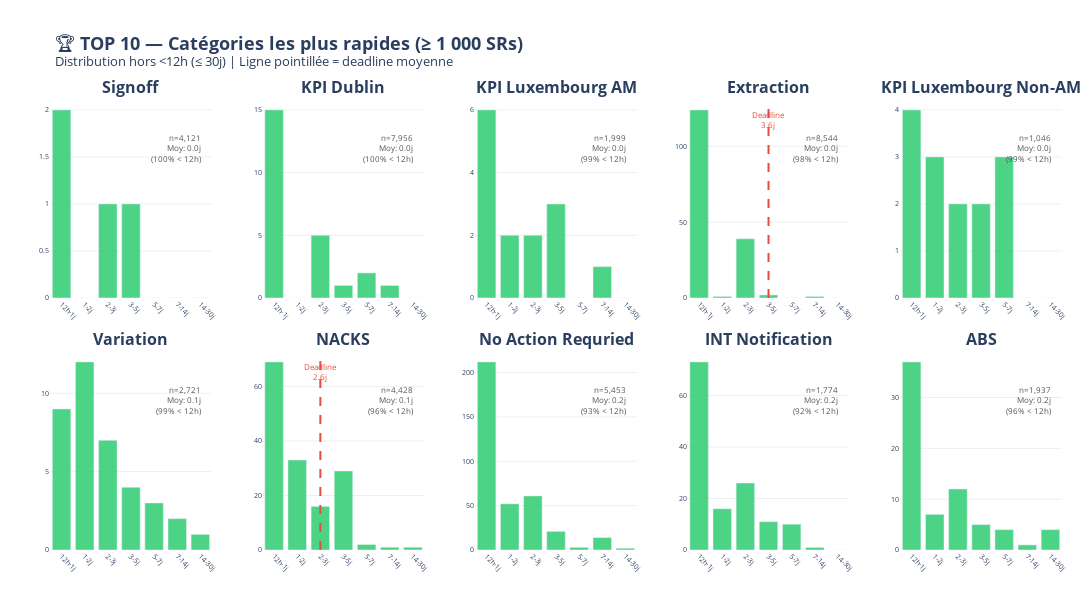
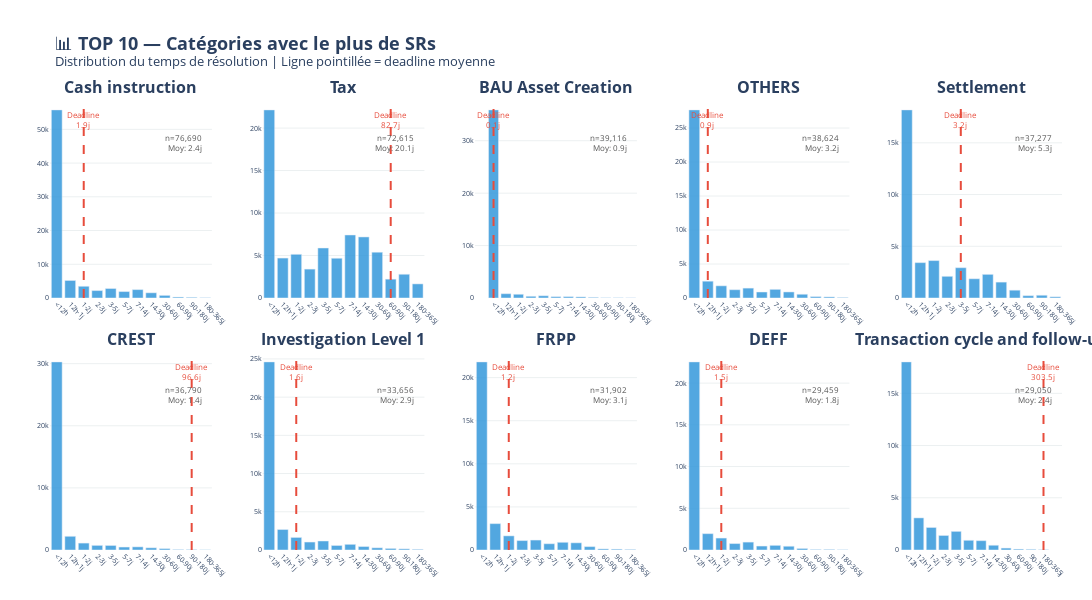
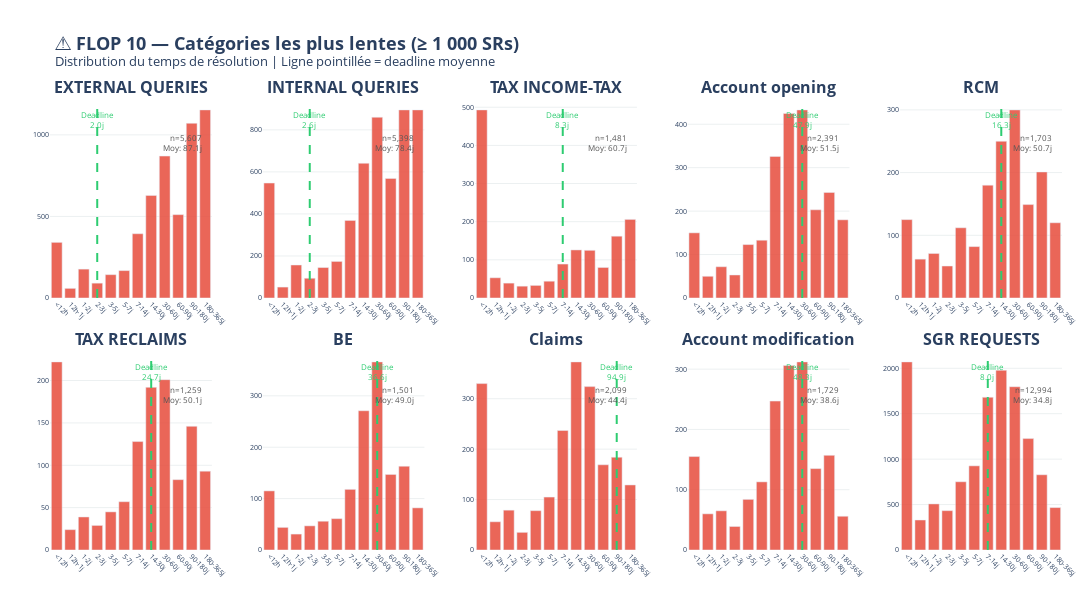

Notebook source saved alongside these figures, in order:
### Code cell
import pandas as pd
import numpy as np
import sqlite3
import plotly.graph_objects as go
from plotly.subplots import make_subplots
from pathlib import Path

# Connexion
DB_PATH = Path.home() / 'Desktop/BNP Paribas/Data/Processed/hobart_database.db'
conn = sqlite3.connect(str(DB_PATH))

df = pd.read_sql_query("""
SELECT 
    c.NAME as category,
    sr.CREATIONDATE,
    sr.CLOSINGDATE,
    sr.EXPIRATION_DATE
FROM sr
JOIN category c ON sr.CATEGORY_ID = c.ID
WHERE sr.CLOSINGDATE IS NOT NULL 
  AND sr.CREATIONDATE IS NOT NULL
""", conn)
conn.close()

# Conversion dates
df['CREATIONDATE'] = pd.to_datetime(df['CREATIONDATE'], format='mixed')
df['CLOSINGDATE'] = pd.to_datetime(df['CLOSINGDATE'], format='mixed')
df['EXPIRATION_DATE'] = pd.to_datetime(df['EXPIRATION_DATE'], format="mixed", errors='coerce')

# Temps de résolution en jours
df['resolution_days'] = (df['CLOSINGDATE'] - df['CREATIONDATE']).dt.total_seconds() / 86400
df['deadline_days'] = (df['EXPIRATION_DATE'] - df['CREATIONDATE']).dt.total_seconds() / 86400

# Filtrer valeurs aberrantes
df = df[(df['resolution_days'] >= 0) & (df['resolution_days'] <= 365)]

# Stats par catégorie (min 1000 SRs pour TOP/FLOP, min 100 pour volume)
cat_stats = df.groupby('category').agg(
    count=('resolution_days', 'size'),
    avg_resolution=('resolution_days', 'mean'),
    avg_deadline=('deadline_days', 'mean')
)

cat_stats_1k = cat_stats.query('count >= 1000')

# TOP 10 par rapidité, FLOP 10 par lenteur (min 1000 SRs), TOP 10 par volume (min 100)
top10_speed = cat_stats_1k.sort_values('avg_resolution').head(10)
flop10 = cat_stats_1k.sort_values('avg_resolution').tail(10).sort_values('avg_resolution', ascending=False)
top10_volume = cat_stats.query('count >= 100').sort_values('count', ascending=False).head(10)

# ─── Bins pour les histogrammes ───
all_bin_edges = np.array([0, 0.5, 1, 2, 3, 5, 7, 14, 30, 60, 90, 180, 365])
all_bin_labels = ['<12h', '12h-1j', '1-2j', '2-3j', '3-5j', '5-7j', '7-14j', '14-30j', '30-60j', '60-90j', '90-180j', '180-365j']


def make_category_grid(cat_list, title, color_bars, color_deadline, max_days=365, min_days=0):
    """Crée une grille 2x5 de graphiques pour 10 catégories."""
    # Tronquer les bins selon max_days et min_days
    start = np.searchsorted(all_bin_edges, min_days, side='right')
    if start > 0:
        start -= 1
    cut = np.searchsorted(all_bin_edges, max_days, side='right')
    edges = all_bin_edges[start:cut]
    if edges[-1] < max_days:
        edges = np.append(edges, max_days)
    labels = all_bin_labels[start:start + len(edges) - 1]

    rows, cols = 2, 5

    fig = make_subplots(
        rows=rows, cols=cols,
        subplot_titles=[f"<b>{cat}</b>" for cat in cat_list.index],
        horizontal_spacing=0.05,
        vertical_spacing=0.12
    )

    for idx, (cat, row) in enumerate(cat_list.iterrows()):
        r = idx // cols + 1
        c = idx % cols + 1

        cat_data = df[df['category'] == cat]['resolution_days']
        counts, _ = np.histogram(cat_data, bins=edges)

        # Barres : distribution du temps de résolution
        fig.add_trace(go.Bar(
            x=labels,
            y=counts,
            marker_color=color_bars,
            opacity=0.85,
            name='SRs',
            showlegend=(idx == 0),
            hovertemplate='<b>%{x}</b><br>SRs: %{y:,}<extra></extra>'
        ), row=r, col=c)

        # Ligne verticale deadline moyenne
        deadline = row['avg_deadline']
        if not np.isnan(deadline) and min_days < deadline <= max_days:
            deadline_bin_idx = np.searchsorted(edges, deadline, side='right') - 1
            deadline_bin_idx = min(deadline_bin_idx, len(labels) - 1)
            deadline_label = labels[deadline_bin_idx]

            y_max = counts.max() if counts.max() > 0 else 1

            fig.add_vline(
                x=deadline_label, row=r, col=c,
                line=dict(color=color_deadline, width=2, dash='dash'),
            )
            fig.add_annotation(
                x=deadline_label, y=y_max * 0.95,
                text=f"Deadline<br>{deadline:.1f}j",
                showarrow=False,
                font=dict(size=8, color=color_deadline),
                row=r, col=c
            )

        # Annotation stats
        axis_suffix = "" if idx == 0 else str(idx + 1)
        pct_filtered = (cat_data >= min_days).sum() / len(cat_data) * 100 if len(cat_data) > 0 else 0
        note_filter = f"<br>({100 - pct_filtered:.0f}% < 12h)" if min_days > 0 else ""
        fig.add_annotation(
            x=0.95, y=0.85,
            xref=f"x{axis_suffix} domain", yref=f"y{axis_suffix} domain",
            text=f"n={row['count']:,.0f}<br>Moy: {row['avg_resolution']:.1f}j{note_filter}",
            showarrow=False,
            font=dict(size=8, color='#555'),
            align='right',
            xanchor='right'
        )

        # Axes
        fig.update_xaxes(tickangle=45, tickfont=dict(size=7), row=r, col=c)
        fig.update_yaxes(tickfont=dict(size=7), row=r, col=c)

    fig.update_layout(
        title=dict(text=title, font=dict(size=18)),
        height=600,
        width=1400,
        showlegend=False,
        plot_bgcolor='white',
        margin=dict(t=100, b=50, l=50, r=30)
    )
    fig.update_xaxes(showgrid=False)
    fig.update_yaxes(showgrid=True, gridcolor='#ecf0f1')

    return fig


# ─── TOP 10 rapidité : filtre >= 12h, échelle 30j ───
fig_top = make_category_grid(
    top10_speed,
    "🏆 <b>TOP 10 — Catégories les plus rapides (≥ 1 000 SRs)</b><br>"
    "<sup>Distribution hors &lt;12h (≤ 30j) | Ligne pointillée = deadline moyenne</sup>",
    color_bars='#2ecc71',
    color_deadline='#e74c3c',
    max_days=30,
    min_days=0.5
)
fig_top.show()

# ─── TOP 10 volume ───
fig_vol = make_category_grid(
    top10_volume,
    "📊 <b>TOP 10 — Catégories avec le plus de SRs</b><br>"
    "<sup>Distribution du temps de résolution | Ligne pointillée = deadline moyenne</sup>",
    color_bars='#3498db',
    color_deadline='#e74c3c',
    max_days=365
)
fig_vol.show()

# ─── FLOP 10 ───
fig_flop = make_category_grid(
    flop10,
    "⚠️ <b>FLOP 10 — Catégories les plus lentes (≥ 1 000 SRs)</b><br>"
    "<sup>Distribution du temps de résolution | Ligne pointillée = deadline moyenne</sup>",
    color_bars='#e74c3c',
    color_deadline='#2ecc71',
    max_days=365
)
fig_flop.show()
